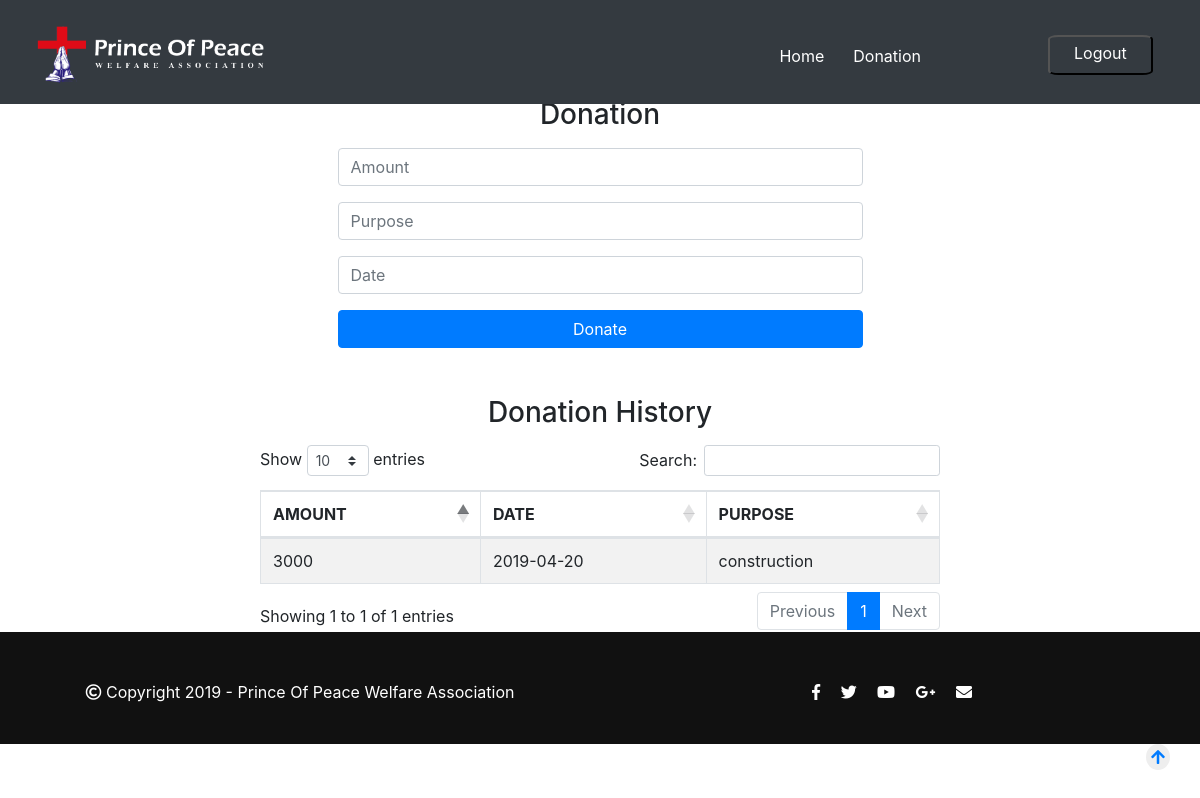
Screenshot of /users/index.php?pg=donation (signed in) with the database file from the repository.
### tables this page shows
CREATE TABLE `temp_records` (
  `id` int(11) NOT NULL,
  `amount` varchar(10) NOT NULL,
  `date` varchar(50) NOT NULL,
  `purpose` varchar(60) NOT NULL,
  `userid` int(11) NOT NULL,
  `status` varchar(20) NOT NULL DEFAULT 'requested'
);

### users/include/functions.php (called while the page is built, shortened)
<?php
	function selectdatacon($col,$tbname,$where)
	{
		$selectqry="select $col from $tbname where $where";
		$result=mysqli_query($GLOBALS['con'],$selectqry) or die(mysqli_error($GLOBALS['con']));
		return $result;
	}
?>

### users/pages/donation.php (the view, shortened to what this page needs)
<div class="container">
<div class="row">
<div class="col-md-3">
</div>
<div class="col-md-6">
<h3 class="text-center mt-3 mb-3">Donation</h3>
<form method="post" enctype="multipart/form-data" >
<div class="form-group">
<input type="text" name="amount" placeholder="Amount" required="required" class="form-control">
</div>
<div class="form-group">
<input type="text" name="purpose" placeholder="Purpose" required="required" class="form-control">
</div>
<div class="form-group">
<input placeholder="Date" class="form-control" type="text" onfocus="(this.type='date')" onblur="(this.type='text')" id="date" name="date">
</div>
<input type="submit" name="donation" value="Donate" class="btn btn-block btn-primary">
</form>
</div>
<div class="col-md-3">
</div>
</div>
</div>
<div class="container">
<div class="row mt-3">
<div class="col-md-8 offset-2">
<h3 class="text-center mt-3 mb-3">Donation History</h3>
<table id="example" class="table table-striped table-bordered" style="width:100%">
<thead>
<tr>
<th>AMOUNT</th>
<th>DATE</th>
<th>PURPOSE</th>
</tr>
</thead>
<tbody>
<?php
$result=selectdatacon("*","temp_records","userid =".$_SESSION['userid']);
while($row=mysqli_fetch_assoc($result))
	{
?>
<tr>
<td><?php  echo $row['amount']; ?></td>
<td><?php  echo $row['date']; ?></td>
<td><?php  echo $row['purpose']; ?></td>
</tr>
<?php
}
?>
</tbody>
</table>
</div>
</div>
</div>

### assets/css/custom/style.css (style rules this page uses)
.row { margin-left:0; margin-right:0; }
body { margin: 0; padding-top:82px; height:100%; }
.btn { transition:0.5s ease; }

### rows the page displays
temp_records: amount "3000", date "2019-04-20", purpose "construction"
